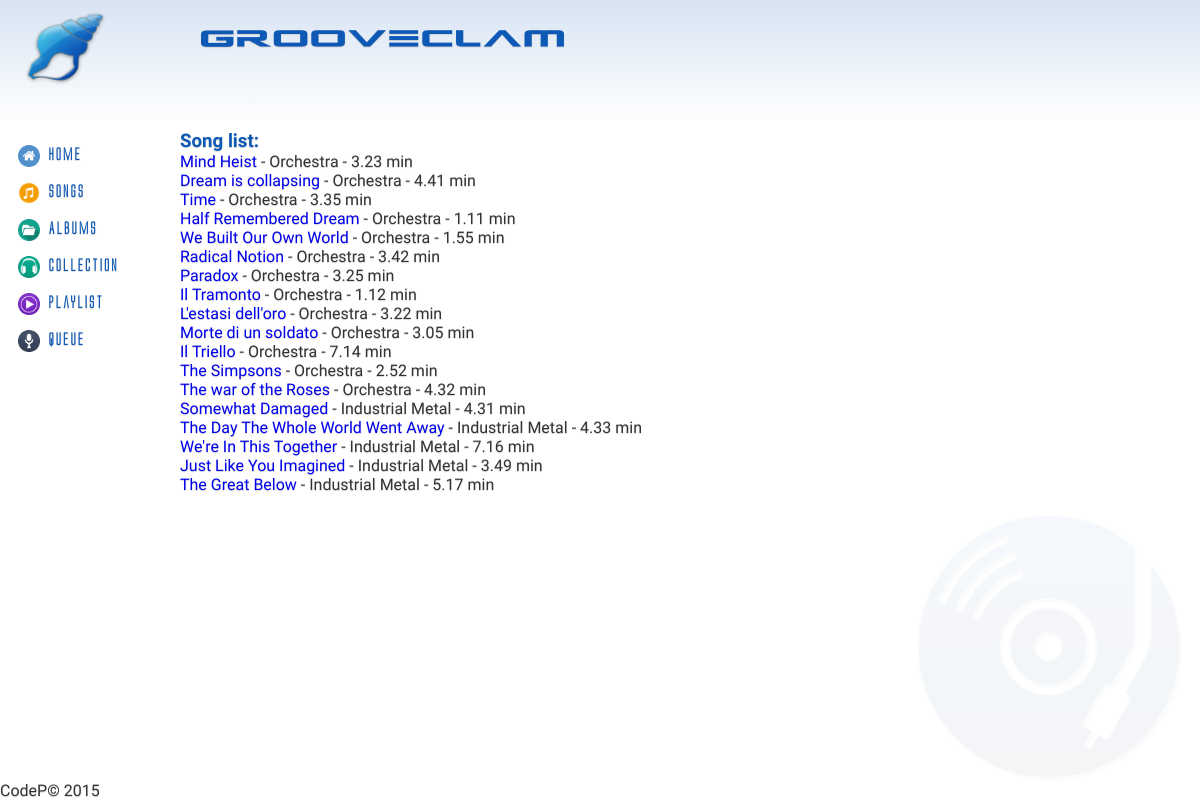
Page /?controller=songs&action=index on the committed database.
### tables this page shows
CREATE TABLE IF NOT EXISTS `Song` (
	`IdSong` INT(11) NOT NULL AUTO_INCREMENT,
	`IdAlbum` INT(11) NOT NULL,
	`Title` VARCHAR(140) NOT NULL,
	`Genre` VARCHAR(40) NOT NULL,
	`Duration` FLOAT,
	`IdImage` INT(11) NOT NULL,
	PRIMARY KEY(`IdSong`),
	FOREIGN KEY(`IdAlbum`) REFERENCES Album(`IdAlbum`) ON DELETE CASCADE ON UPDATE CASCADE,
	FOREIGN KEY(`IdImage`) REFERENCES Cover(`IdImage`) ON DELETE CASCADE ON UPDATE CASCADE
);

### controllers/songs_controller.php (called while the page is built, shortened)
<?php
class SongsController {
	public function index() {
		$songs = Song::all();
		require_once('views/songs/index.php');
	}
}
?>

### index.php (called while the page is built, shortened)
<?php
require_once('views/layout.php');
?>

### models/song.php (called while the page is built, shortened)
<?php
class Song {
	private $id;
	private $title;
	private $genre;
	private $duration;
	public function __construct($id, $title, $genre, $duration, $author) {
		$this->id = $id;
		$this->title = $title;
		$this->genre = $genre;
		$this->duration = $duration;
	}
	public function id() {
		return $this->id;
	}
	public function title() {
		return $this->title;
	}
	public function genre() {
		return $this->genre;
	}
	public function duration() {
		return $this->duration;
	}
	public static function all() {
		$list = [];
		$db = Db::getInstance();
		$req = $db->query('SELECT s.*, a.Author FROM Song s INNER JOIN Album a ON(s.IdAlbum = a.IdAlbum)');
		foreach($req->fetchAll() as $song) {
			$list[] = new Song($song['IdSong'], $song['Title'], $song['Genre'], $song['Duration'], $song['Author']);
		}
		return $list;
	}
}
?>

### views/songs/index.php (the view)
<h3>Song list:</h3>
<?php foreach($songs as $song) { ?>
<p><a href='?controller=songs&action=show&id=<?php echo $song->id(); ?>'><?php echo $song->title(); ?></a> - <?php echo $song->genre(); ?> - <?php echo $song->duration(); ?> min</p>
<?php } ?>

### css/style.css (style rules this page uses)
* { margin: 0; }
html, body { font-family: Comfortaa; height: 100%; }
body { background: #ffffff url('../img/cd_music_w.png') no-repeat bottom right; background-size: 25%; }
a { text-decoration: none; }
h1, h2, h3, h4 { color: rgb(15, 89, 182); }
body { color: #333; text-shadow: 0px 1px 1px #d4d4d4; }

### rows in the picture
song: Title "Mind Heist", Genre "Orchestra", Duration "3.23"
song: Title "Dream is collapsing", Genre "Orchestra", Duration "4.41"
song: Title "Time", Genre "Orchestra", Duration "3.35"
song: Title "Half Remembered Dream", Genre "Orchestra", Duration "1.11"
song: Title "We Built Our Own World", Genre "Orchestra", Duration "1.55"
song: Title "Radical Notion", Genre "Orchestra", Duration "3.42"
song: Title "Paradox", Genre "Orchestra", Duration "3.25"
song: Title "Il Tramonto", Genre "Orchestra", Duration "1.12"
song: Title "L'estasi dell'oro", Genre "Orchestra", Duration "3.22"
song: Title "Morte di un soldato", Genre "Orchestra", Duration "3.05"
song: Title "Il Triello", Genre "Orchestra", Duration "7.14"
song: Title "The Simpsons", Genre "Orchestra", Duration "2.52"
song: Title "The war of the Roses", Genre "Orchestra", Duration "4.32"
song: Title "Somewhat Damaged", Genre "Industrial Metal", Duration "4.31"
song: Title "The Day The Whole World Went Away", Genre "Industrial Metal", Duration "4.33"
song: Title "We're In This Together", Genre "Industrial Metal", Duration "7.16"
song: Title "Just Like You Imagined", Genre "Industrial Metal", Duration "3.49"
song: Title "The Great Below", Genre "Industrial Metal", Duration "5.17"
